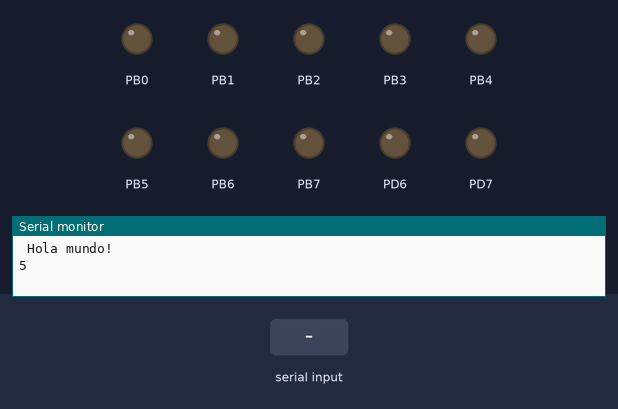
The program below on a simulated ATmega328P, built with avr-gcc and emulated at 16 MHz. Parts: output pins drawn as LEDs (lit = HIGH), the last lines printed to the serial monitor. The test bench sets the inputs (shaded band).

Above: at 1.2 s.
1.3 s: "90,45\n" received over Serial
At 1.9 s:
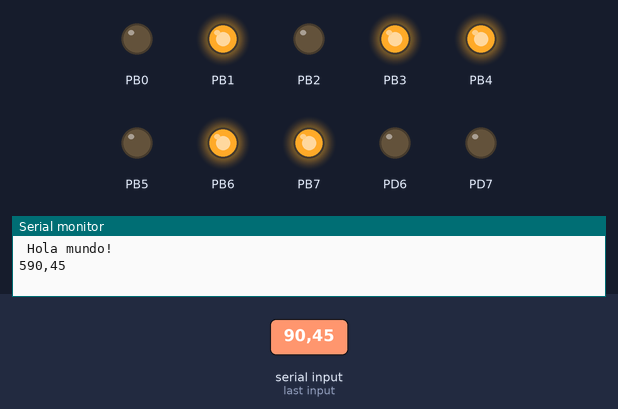
Timing chart, 0 to 4.3 s (numbered marks = the images above; inputs shaded):
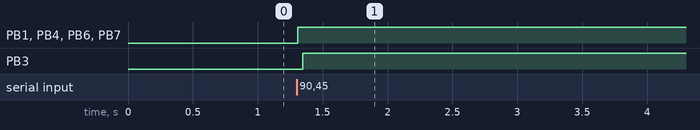

Measured:
- after the input at 1.3 s, PB1, PB4, PB6, PB7: LOW → HIGH at once; PB3: LOW → HIGH after 0.05 s

The program:

main.c
```c
/* Universidad del Valle de Guatemala
IE2023:: Programación de Microcontroladores
LABORATORIO6.c
Autor: Alejandra Cardona
Hardware: ATMEGA328P
Creado: 22/04/2024
Última modificación: 22/04/2024

****************************************************************** */

// LIBRERÍAS

#define F_CPU 16000000UL //Frecuencia en la que opera el sistema - 16 MHz
//UL = unsigned long
#include <avr/io.h>
#include <stdint.h>
#include <util/delay.h>
#include <avr/interrupt.h>

void initUART09600(void); //FConfiguracion UART
void writeUART(char character); //Funcion para escribir
void writeTextUART(char* text); //Puntero
int intforport(char bufferRX);

//Variable Formato: Tipo nombre = Valor
//Variables
volatile char bufferRX; //Es volatil porque va a estar dentro de la interrupcion, pues puede cambiar en todo momento
//******************************************************************

int main(void)
{
	cli();
	//Como salidas
	DDRB |= 0xFF;
	DDRD |= (1<<PORTD6)|(1<<PORTD7);

	initUART09600();

	sei();

	/*
	//Al presionar enter basicamente se envia 10 y 13, eso es una nueva linea
	writeUART(10);
	writeUART(13);
	writeUART('\n'); //new line
	writeUART('H');
	writeUART('O');
	writeUART('L');
	writeUART('A');
	writeUART(' ');
	*/

	writeTextUART("\n Hola mundo! \n");

	writeUART('5');

	while (1)
	{
	//showInPort(characterARDport);
	}
}


void initUART09600(void){
	//Configurando los pines RX y TX
	DDRD &= ~(1<<DDD0); //D0 RX como entrada
	DDRD |= (1<<DDD1); //D1 TX como salida

	//Se define el modo de trabajo
	UCSR0A = 0;
	UCSR0A |= (1<<U2X0); // Usando el registro de control A. Se configura en Modo Fast U2X0 = 1

	//Se configura el registro de control B
	UCSR0B = 0;
	UCSR0B |= (1<<RXCIE0); // Se habilita la interrupcion ISR RX
	UCSR0B |= (1<<RXEN0); // Se habilita RX
	UCSR0B |= (1<<TXEN0); // Se habilita TX

	//Se configura el registro de control C
	//Se define el frame
	UCSR0C = 0;
	UCSR0C = (1<<UCSZ01)| (1<<UCSZ00); // Define el numero de bits de data en el frame del receiver y el transmitter

	//Calculos
	//UBRRn=(fosc/mhz*BAUD)-1
	//BAUD=(fosc/mhz*(UBRRn+1))
	//Error%=((BAUDcalculado/BAUD)-1)*100%
	//Usando fosc de 16 MHZ
	//UBRRn = 207
	//BAUDRATE = 9600

	UBRR0 = 207;
}

//Escritura - Verifica si el UDREn buffer esta vacio
void writeUART(char character){
	while(!(UCSR0A&(1<<UDRE0))); //Si esto esta vacio entonces se manda
	//Mientras while no sea cierto, y como esta vacio simplemente se atora en el while hasta que se cumpla la condicion
	UDR0 = character;
}

//Trabajando de la misma forma que la funcion anterior, esta es capaz de leer strings completas
void writeTextUART(char* text){
	uint8_t i;
	for (i=0; text[i]!='\0'; i++){ //Inicia en 0 y para cuando sea nulo \0
		while(!(UCSR0A&(1<<UDRE0)));
		UDR0 = text[i]; //Barre todo el arreglo hasta acabar
	}

}

int intforport(char bufferRX){
	return bufferRX - '0'; //Convierte lo recibido por el buffer en un entero para moder mostrarlo en el puertoB
}

//Interrupcion
//USART_RX
ISR(USART_RX_vect){
	//Actuando como un eco, lo que se envia, regresa lo  mismo
	bufferRX = UDR0;
	while(!(UCSR0A&(1<<UDRE0))); //Si esto esta vacio entonces se manda
	UDR0 = bufferRX; //Mete a UDR0 lo que esta en el buffer para enviarlo

	PORTB=intforport(bufferRX); //Lo recibido lo muestra en el portB
}
```
